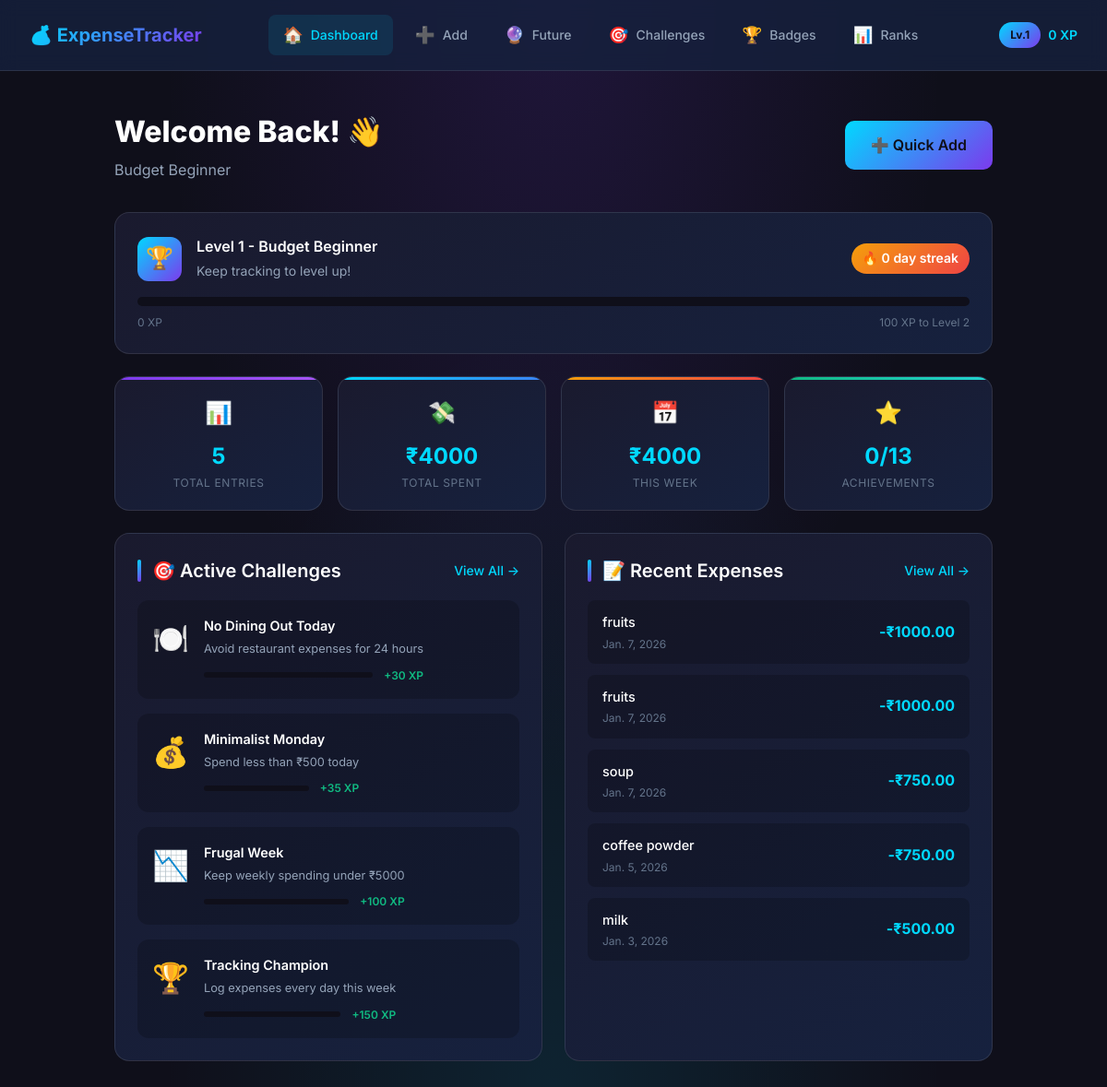
The page / on the database its author committed.
### tracker/models.py (models this page shows, shortened)
class UserProfile(models.Model):
    THEME_CHOICES = [
        ('dark', 'Dark Mode'),
        ('light', 'Light Mode'),
        ('neon', 'Neon Glow'),
        ('midnight', 'Midnight Blue'),
        ('forest', 'Forest Green'),
    ]
    user = models.OneToOneField(User, on_delete=models.CASCADE, null=True, blank=True)
    xp = models.IntegerField(default=0)
    level = models.IntegerField(default=1)
    current_streak = models.IntegerField(default=0)
    longest_streak = models.IntegerField(default=0)
    last_expense_date = models.DateField(null=True, blank=True)
    streak_multiplier = models.FloatField(default=1.0)
    theme = models.CharField(max_length=20, choices=THEME_CHOICES, default='dark')
    unlocked_themes = models.JSONField(default=list)
    unlocked_insights = models.JSONField(default=list)
    total_saved = models.DecimalField(max_digits=12, decimal_places=2, default=0)
    challenges_completed = models.IntegerField(default=0)
    created_at = models.DateTimeField(auto_now_add=True)
    def get_rank(self):
        ranks = {
            1: "Budget Beginner",
            2: "Penny Tracker",
            3: "Money Manager",
            4: "Finance Wizard",
            5: "Expense Master",
            6: "Budget Guru",
            7: "Wealth Warrior",
            8: "Fortune Keeper",
            9: "Money Legend",
            10: "Financial Titan"
        }
        return ranks.get(min(self.level, 10), "Financial Titan")
    def get_xp_for_next_level(self):
        return self.level * 100
    def get_progress_percentage(self):
        xp_needed = self.get_xp_for_next_level()
        current_level_xp = (self.level - 1) * 100
        xp_in_level = self.xp - (sum(range(1, self.level)) * 100)
        return min(int((xp_in_level / xp_needed) * 100), 100)

class UserChallenge(models.Model):
    STATUS_CHOICES = [
        ('active', 'Active'),
        ('completed', 'Completed'),
        ('failed', 'Failed'),
    ]
    user_profile = models.ForeignKey(UserProfile, on_delete=models.CASCADE, related_name='challenges')
    challenge = models.ForeignKey(Challenge, on_delete=models.CASCADE)
    status = models.CharField(max_length=20, choices=STATUS_CHOICES, default='active')
    progress = models.IntegerField(default=0)
    started_at = models.DateTimeField(auto_now_add=True)
    completed_at = models.DateTimeField(null=True, blank=True)
    class Meta:
        unique_together = ['user_profile', 'challenge', 'started_at']

class Challenge(models.Model):
    CHALLENGE_TYPE = [
        ('daily', 'Daily'),
        ('weekly', 'Weekly'),
    ]
    CATEGORY_CHOICES = [
        ('no_spend', 'No Spend'),
        ('budget', 'Stay Under Budget'),
        ('track', 'Track Expenses'),
        ('save', 'Save Money'),
    ]
    title = models.CharField(max_length=200)
    description = models.TextField()
    icon = models.CharField(max_length=10, default='🎯')
    challenge_type = models.CharField(max_length=20, choices=CHALLENGE_TYPE)
    category = models.CharField(max_length=50, choices=CATEGORY_CHOICES)
    target_value = models.IntegerField(default=0)  # e.g., max spend amount, min savings
    excluded_categories = models.JSONField(default=list)  # Categories to avoid
    xp_reward = models.IntegerField(default=25)
    streak_bonus = models.BooleanField(default=False)
    is_active = models.BooleanField(default=True)

class Expense(models.Model):
    user = models.ForeignKey(User, on_delete=models.CASCADE, null=True, blank=True)
    amount = models.DecimalField(max_digits=10, decimal_places=2)
    description = models.CharField(max_length=255)
    category = models.CharField(max_length=50, default='General')
    date = models.DateField()
    created_at = models.DateTimeField(auto_now_add=True)
    class Meta:
        ordering = ['-date', '-created_at']

### tracker/views.py (the view)
# urls.py: path('', views.dashboard, name='dashboard'),
def dashboard(request):
    profile = get_or_create_profile()
    expenses = Expense.objects.all()
    total_amount = expenses.aggregate(Sum('amount'))['amount__sum'] or 0
    this_week = expenses.filter(date__gte=timezone.now().date() - timedelta(days=7))
    week_amount = this_week.aggregate(Sum('amount'))['amount__sum'] or 0
    earned_count = UserAchievement.objects.filter(user_profile=profile).count()
    total_achievements = Achievement.objects.count()
    active_challenges = UserChallenge.objects.filter(
        user_profile=profile,
        status='active'
    ).select_related('challenge')
    recent_expenses = expenses[:5]
    context = {
        'profile': profile,
        'total_expenses': expenses.count(),
        'total_amount': int(total_amount),
        'week_amount': int(week_amount),
        'earned_achievements': earned_count,
        'total_achievements': total_achievements,
        'active_challenges': active_challenges,
        'recent_expenses': recent_expenses,
    }
    return render(request, "dashboard.html", context)

### tracker/views.py (called while the page is built)
def get_or_create_profile():
    profile, created = UserProfile.objects.get_or_create(
        user=None,
        defaults={
            'unlocked_themes': ['dark'],
            'unlocked_insights': []
        }
    )
    if created:
        create_default_achievements()
        create_default_challenges()
    return profile

### tracker/templates/dashboard.html (shortened to what this page needs)
{% extends 'base.html' %}
{% block content %}
<header class="page-header">
    <div class="header-content">
        <h1>Welcome Back! 👋</h1>
        <p class="subtitle">{{ profile.get_rank }}</p>
    </div>
    <a href="{% url 'add_expense' %}" class="btn btn-primary">
        ➕ Quick Add
    </a>
</header>
<div class="level-progress">
    <div class="level-header">
        <div class="level-badge">
            <div class="level-icon">🏆</div>
            <div class="level-info">
                <h3>Level {{ profile.level }} - {{ profile.get_rank }}</h3>
                <span>Keep tracking to level up!</span>
            </div>
        </div>
        <div class="streak-multiplier">
            <span class="streak-badge">🔥 {{ profile.current_streak }} day streak</span>
        </div>
    </div>
    <div class="progress-bar">
    </div>
    <div class="progress-text">
        <span>{{ profile.xp }} XP</span>
        <span>{{ profile.get_xp_for_next_level }} XP to Level {{ profile.level|add:1 }}</span>
    </div>
</div>
<div class="stats-grid">
    <div class="stat-card stat-purple">
        <div class="stat-icon">📊</div>
        <div class="stat-value">{{ total_expenses }}</div>
        <div class="stat-label">Total Entries</div>
    </div>
    <div class="stat-card stat-blue">
        <div class="stat-icon">💸</div>
        <div class="stat-value">₹{{ total_amount }}</div>
        <div class="stat-label">Total Spent</div>
    </div>
    <div class="stat-card stat-orange">
        <div class="stat-icon">📅</div>
        <div class="stat-value">₹{{ week_amount }}</div>
        <div class="stat-label">This Week</div>
    </div>
    <div class="stat-card stat-green">
        <div class="stat-icon">⭐</div>
        <div class="stat-value">{{ earned_achievements }}/{{ total_achievements }}</div>
        <div class="stat-label">Achievements</div>
    </div>
</div>
<div class="dashboard-grid">
    <div class="card">
        <div class="card-header">
            <h2 class="card-title">🎯 Active Challenges</h2>
            <a href="{% url 'challenges' %}" class="card-link">View All →</a>
        </div>
        {% if active_challenges %}
        <div class="challenge-list">
            {% for uc in active_challenges %}
            <div class="challenge-item">
                <div class="challenge-icon">{{ uc.challenge.icon }}</div>
                <div class="challenge-info">
                    <h4>{{ uc.challenge.title }}</h4>
                    <p>{{ uc.challenge.description }}</p>
                    <div class="challenge-progress">
                        <div class="mini-progress">
                        </div>
                        <span class="challenge-xp">+{{ uc.challenge.xp_reward }} XP</span>
                    </div>
                </div>
            </div>
            {% endfor %}
        </div>
        {% else %}
        <div class="empty-state-small">
            <p>No active challenges. Visit Challenges to start!</p>
        </div>
        {% endif %}
    </div>
    <div class="card">
        <div class="card-header">
            <h2 class="card-title">📝 Recent Expenses</h2>
            <a href="{% url 'expense_list' %}" class="card-link">View All →</a>
        </div>
        {% if recent_expenses %}
        <div class="expense-list">
            {% for expense in recent_expenses %}
            <div class="expense-item">
                <div class="expense-info">
                    <span class="expense-desc">{{ expense.description }}</span>
                    <span class="expense-date">{{ expense.date }}</span>
                </div>
                <span class="expense-amount">-₹{{ expense.amount }}</span>
            </div>
            {% endfor %}
        </div>
        {% else %}
        <div class="empty-state-small">
            <p>No expenses yet. Start tracking!</p>
        </div>
        {% endif %}
    </div>
</div>
{% endblock %}

### tracker/templates/base.html (shortened to what this page needs)
{% load static %}
<!DOCTYPE html>
<html lang="en">
<head>
    <link rel="stylesheet" href="{% static 'tracker/css/style.css' %}">
</head>
<body class="theme-{{ profile.theme|default:'dark' }}">
    <nav class="navbar">
        <div class="nav-brand">
            <a href="{% url 'dashboard' %}">💰 ExpenseTracker</a>
        </div>
        <div class="nav-links">
            <a href="{% url 'dashboard' %}" class="nav-item {% if request.path == '/' %}active{% endif %}">
                <span class="nav-icon">🏠</span>
                <span class="nav-text">Dashboard</span>
            </a>
            <a href="{% url 'add_expense' %}" class="nav-item {% if 'add' in request.path %}active{% endif %}">
                <span class="nav-icon">➕</span>
                <span class="nav-text">Add</span>
            </a>
            <a href="{% url 'predictions' %}" class="nav-item {% if 'predictions' in request.path %}active{% endif %}">
                <span class="nav-icon">🔮</span>
                <span class="nav-text">Future</span>
            </a>
            <a href="{% url 'challenges' %}" class="nav-item {% if 'challenges' in request.path %}active{% endif %}">
                <span class="nav-icon">🎯</span>
                <span class="nav-text">Challenges</span>
            </a>
            <a href="{% url 'achievements' %}"
                class="nav-item {% if 'achievements' in request.path %}active{% endif %}">
                <span class="nav-icon">🏆</span>
                <span class="nav-text">Badges</span>
            </a>
            <a href="{% url 'leaderboard' %}" class="nav-item {% if 'leaderboard' in request.path %}active{% endif %}">
                <span class="nav-icon">📊</span>
                <span class="nav-text">Ranks</span>
            </a>
        </div>
        <div class="nav-profile">
            <div class="profile-badge">
                <span class="level-badge-small">Lv.{{ profile.level }}</span>
                <span class="xp-badge">{{ profile.xp }} XP</span>
            </div>
        </div>
    </nav>
    <main class="main-content">
        <div class="container">
            {% block content %}{% endblock %}
        </div>
    </main>
</body>
</html>

### rows shown on the page
UserProfile: level "1", xp "0", get_rank "Budget Beginner", current_streak "0", get_xp_for_next_level "100", level|add "2"
UserChallenge: challenge.icon "🍽️", challenge "No Dining Out Today", challenge.description "Avoid restaurant expenses for 24 hours", challenge.xp_reward "30"
UserChallenge: challenge.icon "💰", challenge "Minimalist Monday", challenge.description "Spend less than ₹500 today", challenge.xp_reward "35"
UserChallenge: challenge.icon "📉", challenge "Frugal Week", challenge.description "Keep weekly spending under ₹5000", challenge.xp_reward "100"
UserChallenge: challenge.icon "🏆", challenge "Tracking Champion", challenge.description "Log expenses every day this week", challenge.xp_reward "150"
Expense: description "fruits", date "Jan. 7, 2026", amount "1000.00"
Expense: description "fruits", date "Jan. 7, 2026", amount "1000.00"
Expense: description "soup", date "Jan. 7, 2026", amount "750.00"
Expense: description "coffee powder", date "Jan. 5, 2026", amount "750.00"
Expense: description "milk", date "Jan. 3, 2026", amount "500.00"

### other values the page prints
{{ total_expenses }} "5"
{{ total_amount }} "4000"
{{ week_amount }} "4000"
{{ earned_achievements }} "0"
{{ total_achievements }} "13"
